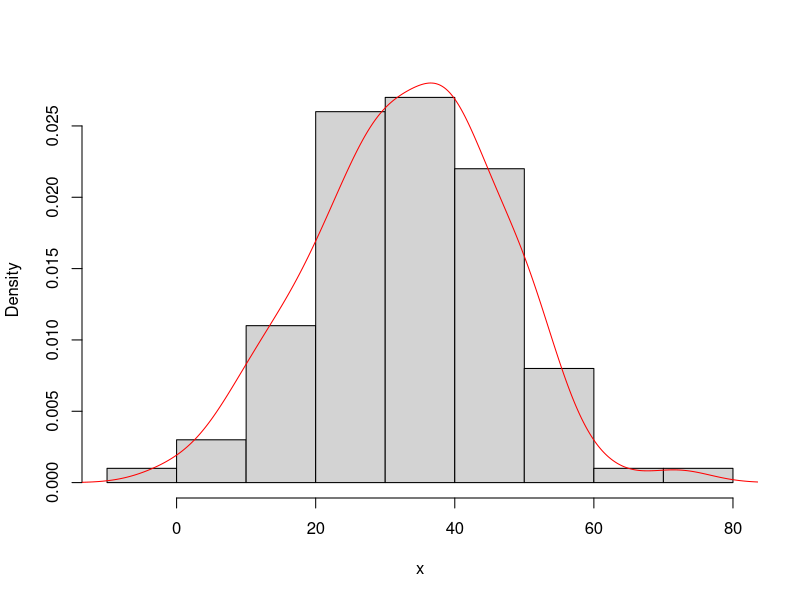
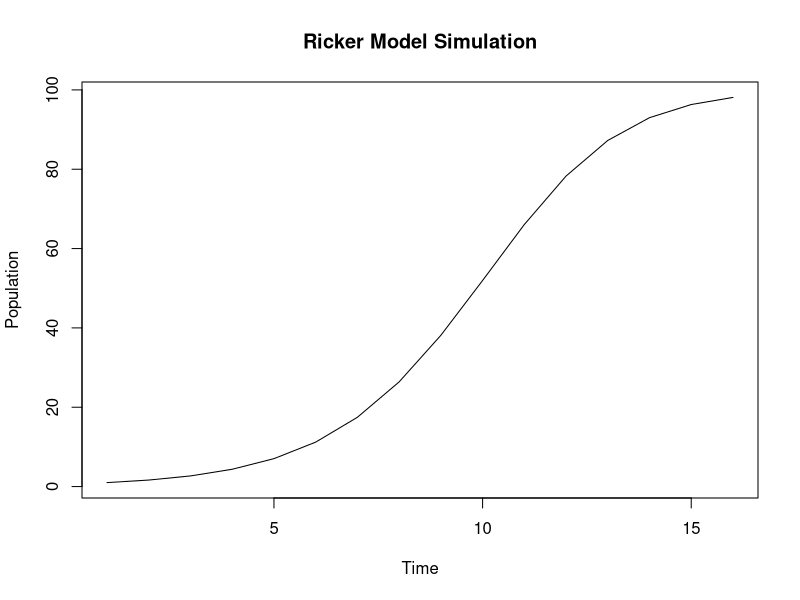

Generate these figures, in order, with R:
#ex6.1
#Create a function to calculate the area of a circle
func1 <- function(x){x = (x/2)^2*pi;return(x)}
#Test the function by finding the area of a circle with a diameter of 3.4 cm.
x=3.4
y=func1(x)
#use it on a vector of data
diameter <- c(1,2,3,4,5) #create a vector of data "diameter"
sapply(diameter,func1)


#ex6.2 
#Write a function to convert farenheit to centegrade
FtoC <- function(oF){oC = (oF-32)*(5/9) ; return(oC)}
oF=50 #test with oF=50
oC=FtoC(oF)
# print out your result in the following format: “Farenheit : value of oF is equivalent to value oC centigrade.”
cat("Farenheit: value of ",oF ,"is equivalent to value" ,oC ,"centigrade")


#ex6.3
#Create a vector of normally distributed data, of length 100, mean 35 and standard deviation of 15.
summary_var <- function(x){
  cat("mean : ",mean(x),"\n")
  cat("median:",median(x),"\n")
  cat("range:between",range(x)[1],"and",range(x)[2],"\n")
  dens <- density(x)
  hist(x, main = "", freq = FALSE)
  lines(dens, lty = 1, col = "red")
}
summary_var(rnorm(100,35,15))


#ex6.4
#Write a function to calculate the median value of a vector of numbers
func2 <- function(x){
  sorted_x <- sort(x) 
  n <- length(x)
  if (n %% 2 == 0){
    median_x <- 0.5*(sorted_x[n/2]+sorted_x[n/2 + 1])}
  else{
    median_x <- sorted_x[(n+1)/2]
  }
  return(median_x)}
#test odds
x <- c(1,2,3,4,5)
result <- func2(x)
print(result)
#test evens
x <- c(1,2,3,4,5,6)
result <- func2(x)
print(result)

#ex6.5
#Write a function to simulate this model
riker <- function(nzero,r,time,K=100){
  N <- c()
  N[1] <- nzero
  for (t in 1:time) {
    N[t+1] <- N[t]*exp(r * (1 - N[t] / K))
  }
  return(N)
}
#test
nzero <- 1
r <- 0.5
time <- 15
K=100
population <- riker(nzero,r,time,K=100)
print(population)
plot(population, type = 'l', xlab = "Time", ylab = "Population", main = "Ricker Model Simulation")



